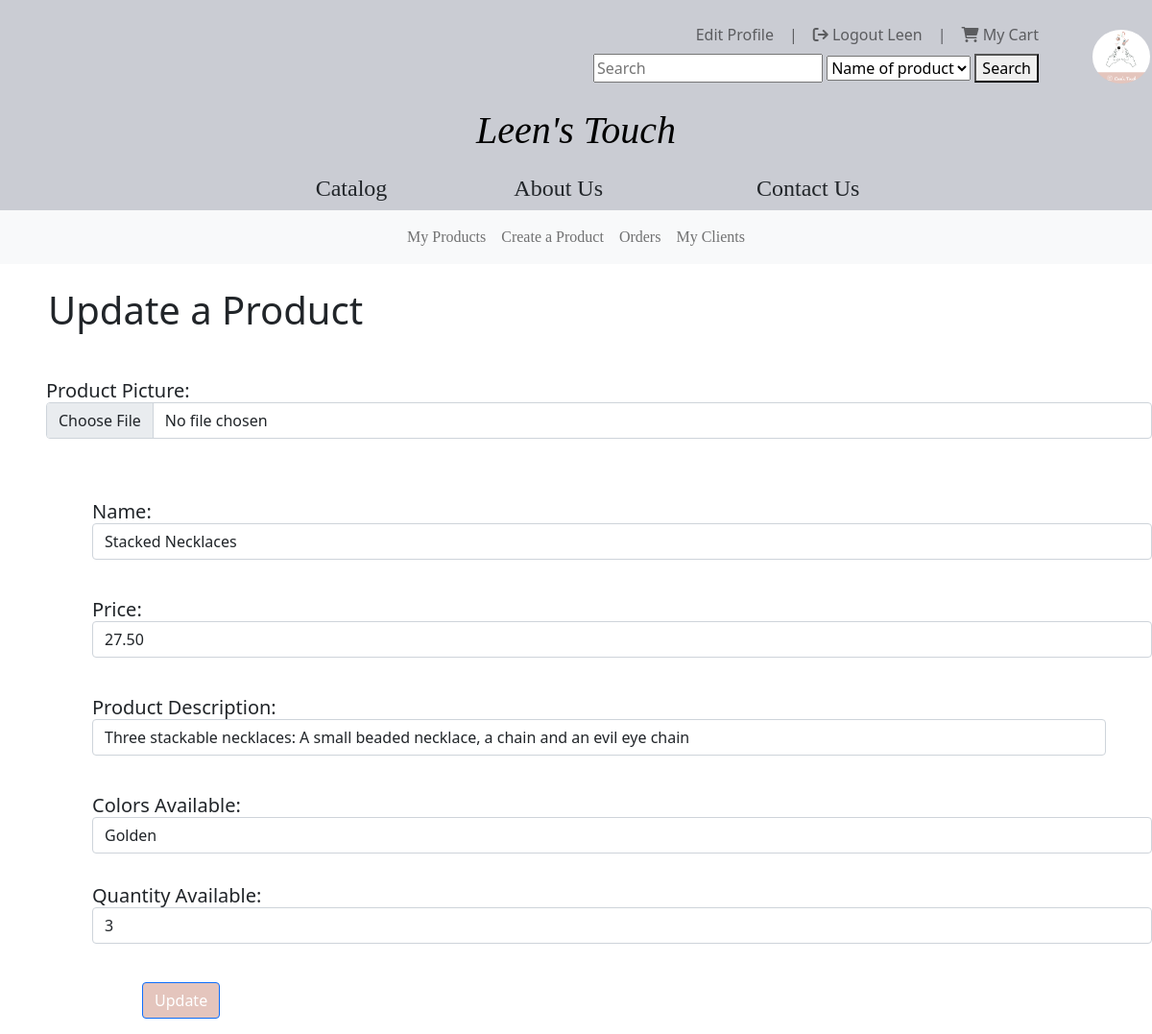
The page /AdminProducts/update/1238 (signed in) on the database its author committed.
### tables this page shows
CREATE TABLE `products` (
  `upc` int(13) NOT NULL,
  `product_name` varchar(50) NOT NULL,
  `product_type` varchar(25) NOT NULL,
  `description` varchar(500) NOT NULL,
  `price` double(10,2) NOT NULL,
  `image` varchar(100) NOT NULL,
  `colour` varchar(15) NOT NULL,
  `quantity` int(2) NOT NULL,
  `fulfill_time` int(2) NOT NULL
);

### app/core/app.php (called while the page is built, shortened)
<?php
    class App{
        protected $currentMethod = 'index';
        public function __construct()
        {
            $url = $this->parseURL();
            if(file_exists('../app/controllers/'.$url[0].'.php')){
                unset($url[0]);
            }
            $this->currentController = new $this->currentController;
            if(isset($url[1])){
                if(method_exists($this->currentController, $url[1])){
                    $this->currentMethod = $url[1];
                    unset($url[1]);
                }
            }
            $this->params = $url ? array_values($url) : [];
            call_user_func_array([$this->currentController, $this->currentMethod], $this->params);
        }
        public function parseURL(){
            if(isset($_GET['url'])){
                $url = rtrim($_GET['url'], '/');
                $url = filter_var($url, FILTER_SANITIZE_URL);
                $url = explode('/',$url);
                return $url;
            }
        }
    }

### public/index.php (called while the page is built, shortened)
<?php
    $init = new App;
?>

### app/core/Model.php (called while the page is built, shortened)
<?php
class Model
{
    private $host = DB_HOST;
    private $user = DB_USER;
    private $pass = DB_PASS;
    private $dbname = DB_NAME;
    private $dbh;
    private $stmt;
    public function __construct()
    {
        $dsn = 'mysql:host=' . $this->host . ';dbname=' . $this->dbname;
        $options = array(
            PDO::ATTR_PERSISTENT => true,
            PDO::ATTR_ERRMODE => PDO::ERRMODE_EXCEPTION
        );
        try {
            $this->dbh = new PDO($dsn, $this->user, $this->pass, $options);
        } catch (PDOException $e) {
            $this->error = $e->getMessage();
            echo $this->error;
        }
    }
    public function query($sql)
    {
        $this->stmt = $this->dbh->prepare($sql);
    }
    public function bind($param, $value, $type = null)
    {
        if (is_null($type)) {
            switch (true) {
                default:
                    $type = PDO::PARAM_STR;
            }
        }
        $this->stmt->bindValue($param, $value, $type);
    }
    public function execute()
    {
        return $this->stmt->execute();
    }
    public function getSingle(){
        $this->execute();
        return $this->stmt->fetch(PDO::FETCH_OBJ);
    }
}

### app/models/productsModel.php (called while the page is built, shortened)
<?php
    Class productsModel{
        public function __construct(){
            $this->db = new Model;
        }
        public function getProduct($upc){
            $this->db->query("SELECT * FROM products WHERE upc = :upc");
            $this->db->bind(':upc',$upc);
            return $this->db->getSingle();
        }
    }
?>

### app/views/AdminProducts/updateProduct.php (the view, shortened to what this page needs)
<?php require APPROOT . '/views/includes/header.php';
?>
<nav class="navbar navbar-expand-lg navbar-light bg-light">
  <div class="collapse navbar-collapse" id="mynavbar">
    <ul style="margin: auto; text-align: center; font-family:'Constantia-Regular';" class="navbar-nav ">
      <li class="nav-item">
        <a class="nav-link" href="/LeensTouch/AdminProducts/getProducts">My Products</a>
      </li>
      <li class="nav-item">
        <a class="nav-link" href="/LeensTouch/AdminProducts/createProduct">Create a Product</a>
      </li>
      <li class="nav-item">
        <a class="nav-link" href="/LeensTouch/Orders/getOrders">Orders</a>
      </li>
      <li class="nav-item">
        <a class="nav-link" href="/LeensTouch/User/getUsers">My Clients</a>
      </li>
    </ul>
  </div>
</nav>
<br>
<div class="title" style="margin-left: 50px; float: left;">
  <h1>Update a Product</h1>
</div>
<br><br>
    <form action='' method='post' enctype="multipart/form-data">
    <div class="product-image mt-0">
      <div class="ms-5 mb-3 mt-5"><span class="h5 ">Product Picture:</span><br>
        <div class="form-group">
          <input type='file' name='image' class='form-control' />
        </div>
      </div>
    </div>
    <div class="product-info d-grid ms-5 mt-0">
      <div class="ms-5 mb-3 mt-5"><span class="h5 ">Name:</span> <br>
        <div class="form-group">
          <input name="product_name" type="text" class="form-control" id="product_name" value="<?php echo $data->product_name?>">
        </div>
      </div><br>
        <div class="ms-5 mb-3"><span class="h5 ">Price:</span> <br>
          <div class="form-group">
            <input name="price" type="text" class="form-control" id="price" value="<?php echo $data->price?>">
          </div>
        </div><br>
        <div class=" ms-5 mb-3 me-5"><span class="h5">Product Description:</span><br>
          <div class="form-group">
            <input name="description" type="text" class="form-control" id="description" value="<?php echo $data->description?>">
          </div>
        </div> <br>
        <div class="h5 ms-5"><span class="h5">Colors Available:</span><br>
          <div class="form-group">
            <input name="colour" type="text" class="form-control" id="colour" value="<?php echo $data->colour?>">
          </div>
        </div> <br>
        <div class="ms-5 mb-3"><span class="h5 ">Quantity Available:</span> <br>
          <div class="form-group">
            <input name="quantity" type="text" class="form-control" id="quantity" value="<?php echo $data->quantity?>">
          </div>
        </div> <br>
        <div class="form-group" style=" margin-left: 100px; float: left">
          <button type="submit" name='update' class="btn btn-primary" style="background-color: #e4c5bd; color: white;">Update</button>
        </div>
      </div>
    </div>
<?php require APPROOT . '/views/includes/footer.php'; ?>

### rows shown on the page
products: product_name "Stacked Necklaces", price "27.50", description "Three stackable necklaces: A small beaded necklace, a chain and an evil eye chain", colour "Golden", quantity "3"

### other values the page prints
$_SESSION['user_fname'] "Leen"
SITENAME "Leen's Touch"
